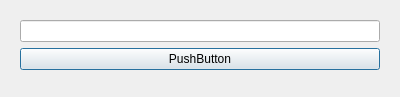
<?xml version="1.0" encoding="UTF-8"?>
<ui version="4.0">
 <class>Login</class>
 <widget class="QDialog" name="Login">
  <property name="geometry">
   <rect>
    <x>0</x>
    <y>0</y>
    <width>400</width>
    <height>97</height>
   </rect>
  </property>
  <property name="sizePolicy">
   <sizepolicy hsizetype="Preferred" vsizetype="Minimum">
    <horstretch>0</horstretch>
    <verstretch>0</verstretch>
   </sizepolicy>
  </property>
  <property name="windowTitle">
   <string>Dialog</string>
  </property>
  <layout class="QVBoxLayout" name="verticalLayout">
   <item alignment="Qt::AlignTop">
    <widget class="QWidget" name="widget" native="true">
     <layout class="QVBoxLayout" name="verticalLayout_2">
      <item>
       <widget class="QLineEdit" name="passphraseInput"/>
      </item>
      <item>
       <widget class="QPushButton" name="loginButton">
        <property name="text">
         <string>PushButton</string>
        </property>
       </widget>
      </item>
     </layout>
    </widget>
   </item>
  </layout>
 </widget>
 <resources/>
 <connections/>
</ui>
